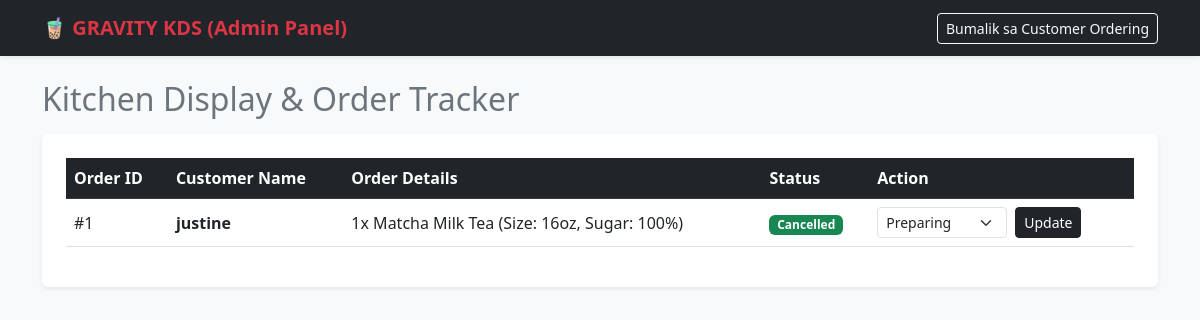
/kds.php, run on an earlier commit of the app's database.
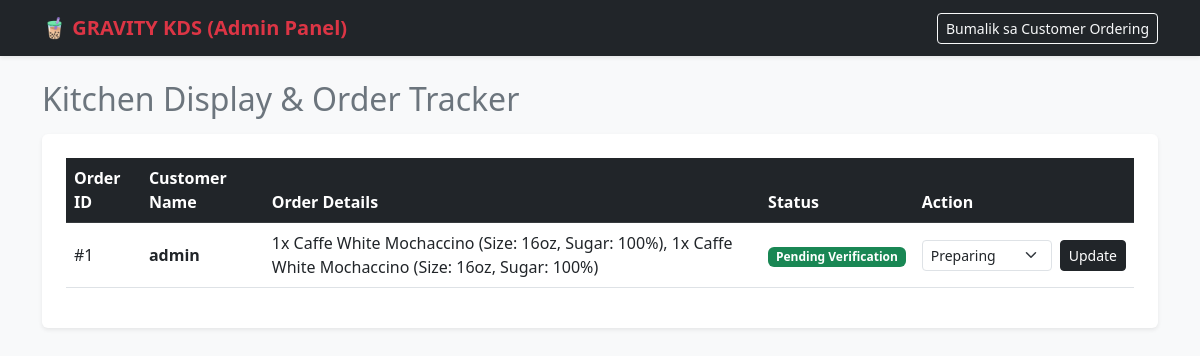
And on a later commit of the database.
### tables this page shows
CREATE TABLE orders (
        id INTEGER PRIMARY KEY AUTOINCREMENT,
        user_id INTEGER DEFAULT 0,
        customer_name TEXT NOT NULL,
        order_details TEXT NOT NULL,
        total_price REAL NOT NULL,
        deposit_amount REAL DEFAULT 0,
        payment_ref TEXT DEFAULT '',
        status TEXT DEFAULT 'Pending Verification',
        created_at DATETIME DEFAULT CURRENT_TIMESTAMP
    );

### kds.php (the view, shortened to what this page needs)
<?php
try {
    $pdo = new PDO("sqlite:gravity_pos.db");
    $pdo->setAttribute(PDO::ATTR_ERRMODE, PDO::ERRMODE_EXCEPTION);
    $orders = $pdo->query("SELECT * FROM orders ORDER BY id DESC")->fetchAll(PDO::FETCH_ASSOC);
} catch (PDOException $e) {
    $orders = [];
}
?>
<!DOCTYPE html>
<html lang="en">
<head>
    <link href="https://cdn.jsdelivr.net/npm/bootstrap@5.3.0/dist/css/bootstrap.min.css" rel="stylesheet">
</head>
<body class="bg-light">
    <nav class="navbar navbar-dark bg-dark mb-4 shadow-sm">
        <div class="container">
            <a class="navbar-brand fw-bold text-danger" href="#">🧋 GRAVITY KDS (Admin Panel)</a>
            <a href="index.php" class="btn btn-outline-light btn-sm">Bumalik sa Customer Ordering</a>
        </div>
    </nav>
    <div class="container mb-5">
        <h2 class="mb-3 text-secondary">Kitchen Display & Order Tracker</h2>
        <div class="card p-4 shadow-sm border-0">
            <div class="table-responsive">
                <table class="table table-hover align-middle">
                    <thead class="table-dark">
                        <tr>
                            <th>Order ID</th>
                            <th>Customer Name</th>
                            <th>Order Details</th>
                            <th>Status</th>
                            <th>Action</th>
                        </tr>
                    </thead>
                    <tbody>
                        <?php if (!empty($orders)): ?>
                            <?php foreach ($orders as $o): ?>
                                <tr>
                                    <td>#<?= $o['id']; ?></td>
                                    <td><strong><?= htmlspecialchars($o['customer_name']); ?></strong></td>
                                    <td><?= htmlspecialchars($o['order_details']); ?></td>
                                    <td>
                                        <span class="badge bg-<?= $o['status'] === 'Preparing' ? 'warning text-dark' : ($o['status'] === 'Ready' ? 'primary' : 'success'); ?>">
                                            <?= htmlspecialchars($o['status']); ?>
                                        </span>
                                    </td>
                                    <td>
                                        <form method="POST" class="d-flex gap-2">
                                            <select name="status" class="form-select form-select-sm" style="width: 130px;">
                                                <option value="Preparing" <?= $o['status'] == 'Preparing' ? 'selected' : ''; ?>>Preparing</option>
                                            </select>
                                            <button type="submit" class="btn btn-sm btn-dark">Update</button>
                                        </form>
                                    </td>
                                </tr>
                            <?php endforeach; ?>
                        <?php else: ?>
                            <tr><td colspan="5" class="text-center text-muted py-4">Wala pang pumasok na order.</td></tr>
                        <?php endif; ?>
                    </tbody>
                </table>
            </div>
        </div>
    </div>
</body>
</html>

What changed in the data, as far as the page shows it:
changed orders id 1: customer_name "justine" → "admin"; order_details "1x Matcha Milk Tea (Size: 16oz, Sugar: 100%)" → "1x Caffe White Mochaccino (Size: 16oz, Sugar: 100%), 1x Caffe White Mochaccino (Size: 16oz, Sugar: 100%)"; status "Cancelled" → "Pending Verification"
